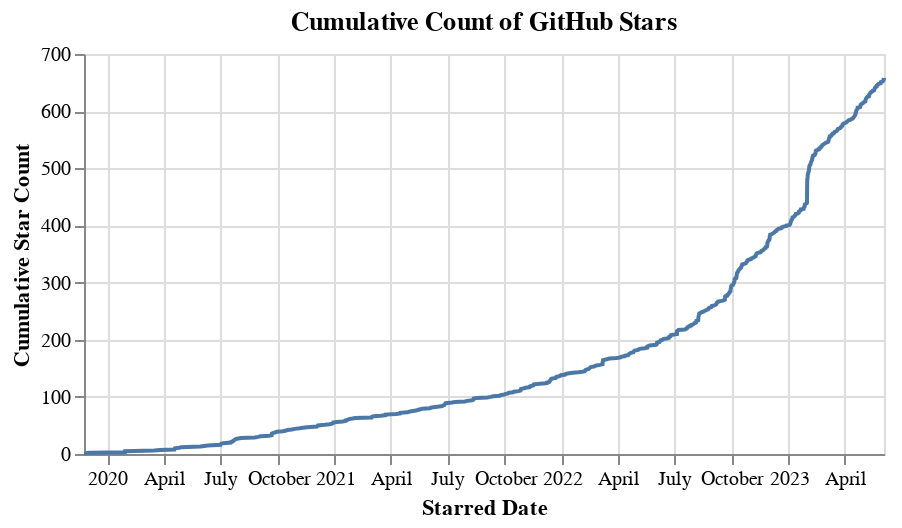

The specification (Vega-Lite) saved for this image:
### Vega-Lite specification from a JSON file in a GitHub repository (floating-point values rounded to 4 significant figures; data arrays with more than 128 entries replaced by an {"elided": "..."} marker saying what was removed)
{"config": {"view": {"continuousWidth": 400, "continuousHeight": 300}}, "data": {"name": "data-82e4ce9175a9b9994fce22370ccf29e6"}, "mark": "line", "encoding": {"tooltip": [{"field": "starredAt", "title": "Date", "type": "temporal"}, {"field": "cumulative_count", "title": "Cumulative Count", "type": "quantitative"}], "x": {"axis": {"title": "Starred Date"}, "field": "starredAt", "type": "temporal"}, "y": {"axis": {"title": "Cumulative Star Count"}, "field": "cumulative_count", "type": "quantitative"}}, "height": 200, "title": "Cumulative Count of GitHub Stars", "transform": [{"window": [{"op": "count", "as": "cumulative_count"}], "sort": [{"field": "starredAt"}]}], "$schema": "https://vega.github.io/schema/vega-lite/v4.17.0.json", "datasets": {"data-82e4ce9175a9b9994fce22370ccf29e6": {"elided": "658 records"}}}
